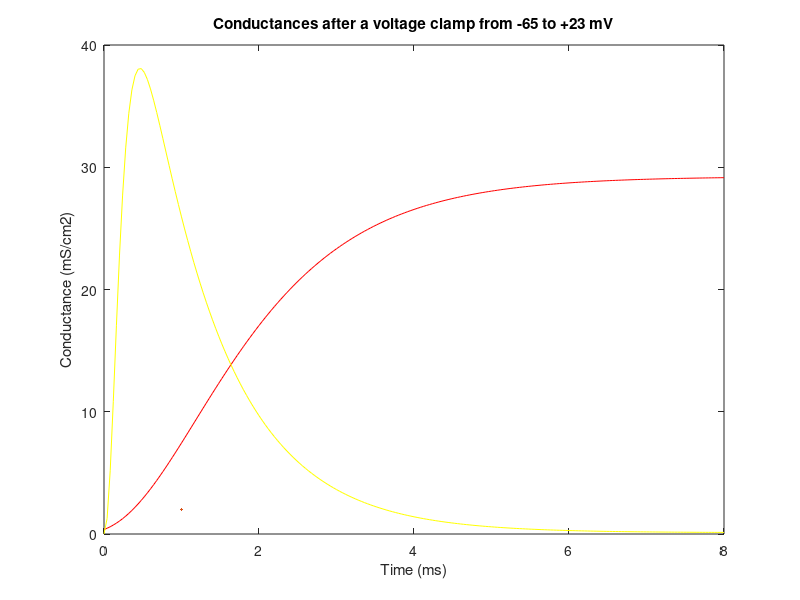
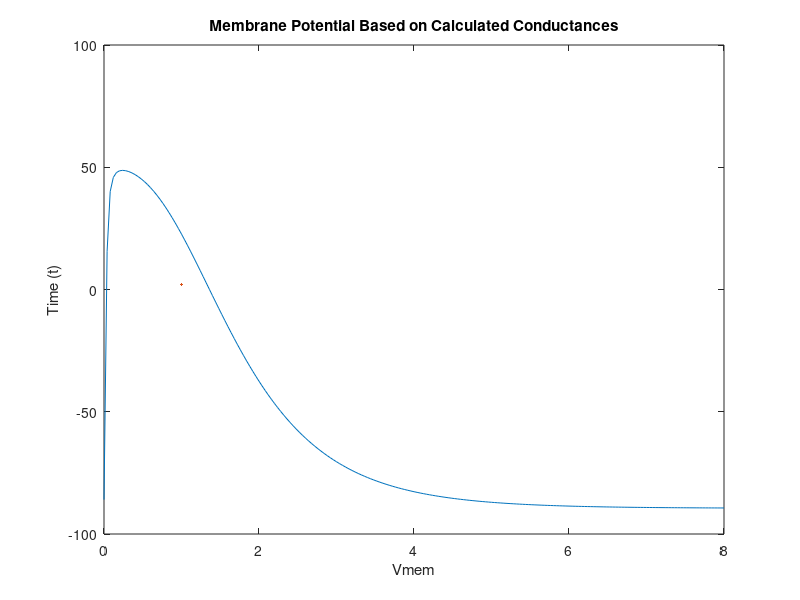
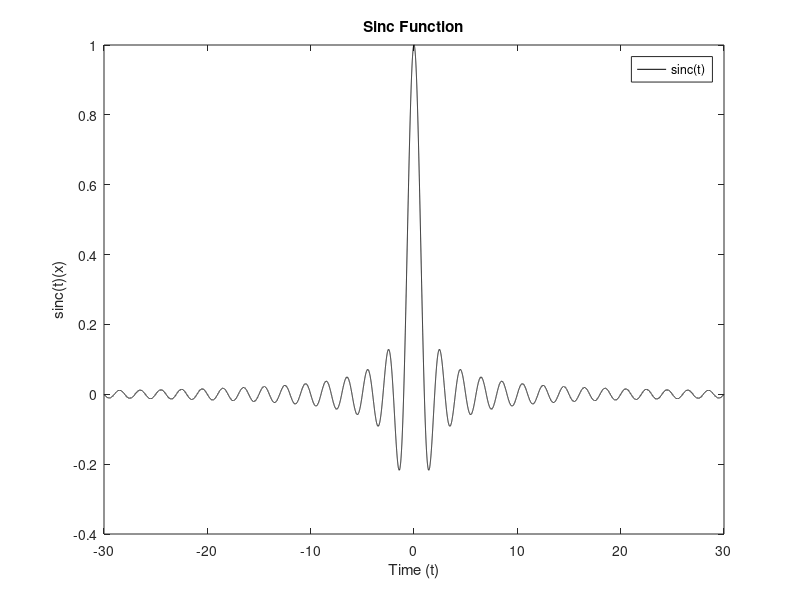
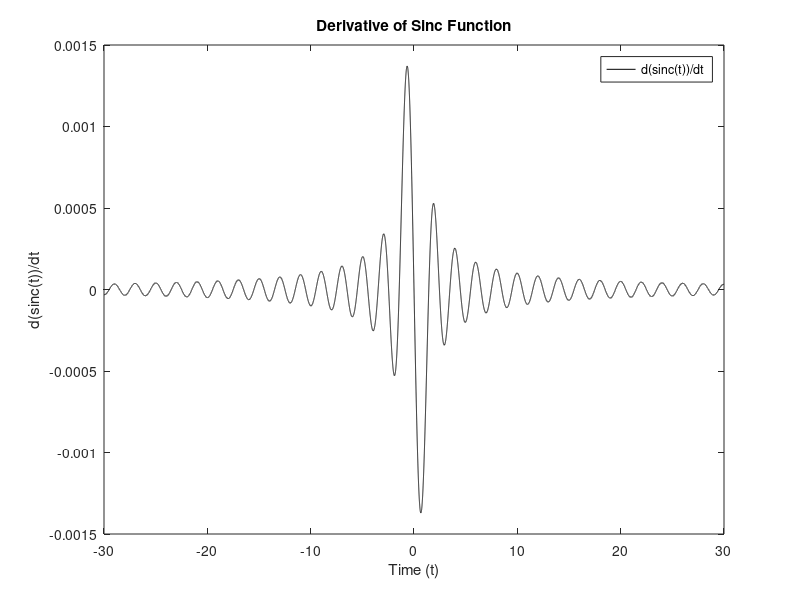

Source code (MATLAB) for these figures, in order:
%% Question 4
%% 4a)
t = 0:8/200:8;

% n gates (activation for K+ ions)
n0 = 0.3177;
nInf = 0.9494;
Tn = 1.2028;

% m gates (activation for Na+ ions)
m0 = 0.0529;
mInf = 0.9953;
Tm = 0.1577;

% h gates (inactivaton for k+ ions)
h0 = 0.5961;
hInf = 0.0009;
Th = 1.0022;

nt = nInf - ((nInf - n0) * exp(1).^(-t/Tn));
mt = mInf - ((mInf - m0) * exp(1).^(-t/Tm));
ht = hInf - ((hInf - h0) * exp(1).^(-t/Th));
%%

%% 4b)
gkt = ((nt).^4) .* 36;
gnat = ((mt.^3)) .* (ht) .* (120);

figure;
plot(t, gkt, Color='r', LineWidth=2);
hold on
plot(t, gnat, Color='y', LineWidth=2);
hold off;

title('Conductances after a voltage clamp from -65 to +23 mV')
xlabel('Time (ms)');
ylabel('Conductance (mS/cm2)');
%%

%% 4e)
Ek = -90;
ENa = 55;

figure;
Vmem = ((gkt.*Ek) + (gnat.*ENa)) ./ (gkt + gnat);
plot(t, Vmem, LineWidth=2);
title('Membrane Potential Based on Calculated Conductances')
xlabel('Vmem');
ylabel('Time (t)');
%%
%%

%% Question 5
% time vector
time = (-30:1/1000:30);

%% sinc function
sinc_function = sinc(time);

figure;
plot(time, sinc_function, 'black');
title('Sinc Function');
xlabel('Time (t)');
ylabel('sinc(t)(x)');
legend('sinc(t)');
%%

%% derivative of sinc function
dsincdt = gradient(sinc_function);
figure;
plot(time, dsincdt, "black");
title('Derivative of Sinc Function');
xlabel('Time (t)');
ylabel('d(sinc(t))/dt');
legend('d(sinc(t))/dt');
%%

%%
% mask declaration for graph portions
positive_derivative = dsincdt > 0;
negative_derivative = dsincdt < 0;
zero_crossing = find(diff(sign(dsincdt)));

% sign-corresponding derivative colors
figure;
hold on;
plot(time(positive_derivative), dsincdt(positive_derivative), 'g.');
plot(time(negative_derivative), dsincdt(negative_derivative), 'r.');
scatter(time(zero_crossing), dsincdt(zero_crossing), 'y', 's', 'filled');

title('Derivative of Sinc Function');
xlabel('Time (t)');
ylabel('dx/dt');
legend('Positive derivative', 'negative derivative', 'Zero-crossing point');
hold off;
%%

%%
% sign-corresponding sinct colors for its derivative
figure;
hold on;
plot(time(positive_derivative), sinc(time(positive_derivative)), 'g.');
plot(time(negative_derivative), sinc_function(negative_derivative), 'r.');
scatter(time(zero_crossing), dsincdt(zero_crossing), 'y', 's', 'filled');
title('Sinc Function');
xlabel('Time (t)');
ylabel('sinc(t)(x)');
legend('Positive derivative', 'negative derivative', 'Zero-crossing point');
hold off;
%%
%%
